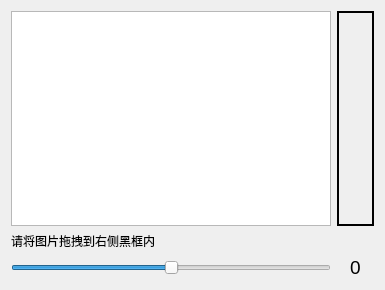
<?xml version="1.0" encoding="UTF-8"?>
<ui version="4.0">
 <class>Widget</class>
 <widget class="QWidget" name="Widget">
  <property name="geometry">
   <rect>
    <x>0</x>
    <y>0</y>
    <width>385</width>
    <height>290</height>
   </rect>
  </property>
  <property name="windowTitle">
   <string>Widget</string>
  </property>
  <layout class="QGridLayout" name="gridLayout">
   <item row="0" column="1">
    <widget class="Drag_and_drop" name="widget" native="true">
     <property name="minimumSize">
      <size>
       <width>37</width>
       <height>0</height>
      </size>
     </property>
     <property name="styleSheet">
      <string notr="true">border: 2px solid rgb(0, 0, 0);
background-color: none;
</string>
     </property>
    </widget>
   </item>
   <item row="1" column="0" colspan="2">
    <widget class="QLabel" name="label">
     <property name="text">
      <string>请将图片拖拽到右侧黑框内</string>
     </property>
    </widget>
   </item>
   <item row="0" column="0">
    <widget class="QGraphicsView" name="graphicsView"/>
   </item>
   <item row="2" column="0">
    <widget class="QSlider" name="horizontalSlider">
     <property name="minimum">
      <number>-255</number>
     </property>
     <property name="maximum">
      <number>255</number>
     </property>
     <property name="orientation">
      <enum>Qt::Horizontal</enum>
     </property>
    </widget>
   </item>
   <item row="2" column="1">
    <widget class="QLabel" name="label_2">
     <property name="font">
      <font>
       <pointsize>14</pointsize>
      </font>
     </property>
     <property name="text">
      <string>0</string>
     </property>
     <property name="alignment">
      <set>Qt::AlignCenter</set>
     </property>
    </widget>
   </item>
  </layout>
 </widget>
 <customwidgets>
  <customwidget>
   <class>Drag_and_drop</class>
   <extends>QWidget</extends>
   <header>drag_and_drop.h</header>
   <container>1</container>
  </customwidget>
 </customwidgets>
 <resources/>
 <connections/>
</ui>
